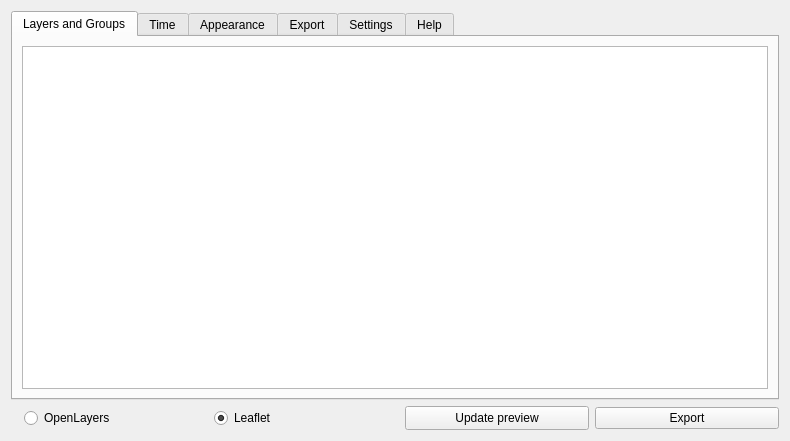
<?xml version="1.0" encoding="UTF-8"?>
<ui version="4.0">
 <class>MainDialog</class>
 <widget class="QDialog" name="MainDialog">
  <property name="geometry">
   <rect>
    <x>0</x>
    <y>0</y>
    <width>790</width>
    <height>441</height>
   </rect>
  </property>
  <property name="windowTitle">
   <string>Export to web map</string>
  </property>
  <property name="windowIcon">
   <iconset>
    <normaloff>:/plugins/qgis2web/icons/qgis2web.png</normaloff>:/plugins/qgis2web/icons/qgis2web.png</iconset>
  </property>
  <layout class="QHBoxLayout" name="horizontalLayout">
   <item>
    <layout class="QVBoxLayout" name="verticalLayout_5">
     <item>
      <widget class="QTabWidget" name="tabWidget">
       <property name="minimumSize">
        <size>
         <width>400</width>
         <height>0</height>
        </size>
       </property>
       <property name="autoFillBackground">
        <bool>true</bool>
       </property>
       <property name="currentIndex">
        <number>0</number>
       </property>
       <widget class="QWidget" name="tab_layers_and_groups">
        <attribute name="title">
         <string>Layers and Groups</string>
        </attribute>
        <layout class="QGridLayout" name="gridLayout">
         <item row="0" column="0">
          <layout class="QVBoxLayout" name="verticalLayout_10">
           <item>
            <widget class="QTreeWidget" name="layersTree">
             <property name="minimumSize">
              <size>
               <width>0</width>
               <height>0</height>
              </size>
             </property>
             <property name="frameShape">
              <enum>QFrame::StyledPanel</enum>
             </property>
             <property name="horizontalScrollBarPolicy">
              <enum>Qt::ScrollBarAsNeeded</enum>
             </property>
             <property name="alternatingRowColors">
              <bool>false</bool>
             </property>
             <property name="wordWrap">
              <bool>true</bool>
             </property>
             <attribute name="headerVisible">
              <bool>false</bool>
             </attribute>
             <attribute name="headerDefaultSectionSize">
              <number>200</number>
             </attribute>
             <column>
              <property name="text">
               <string notr="true">1</string>
              </property>
             </column>
             <column>
              <property name="text">
               <string>2</string>
              </property>
             </column>
            </widget>
           </item>
          </layout>
         </item>
        </layout>
        <zorder></zorder>
       </widget>
       <widget class="QWidget" name="tab_time">
        <attribute name="title">
         <string>Time</string>
        </attribute>
        <layout class="QHBoxLayout" name="horizontalLayout_16">
         <item>
          <layout class="QVBoxLayout" name="verticalLayout_11">
           <item>
            <widget class="QTreeWidget" name="time_tree">
             <property name="minimumSize">
              <size>
               <width>0</width>
               <height>0</height>
              </size>
             </property>
             <property name="frameShape">
              <enum>QFrame::StyledPanel</enum>
             </property>
             <property name="horizontalScrollBarPolicy">
              <enum>Qt::ScrollBarAsNeeded</enum>
             </property>
             <property name="alternatingRowColors">
              <bool>false</bool>
             </property>
             <property name="wordWrap">
              <bool>true</bool>
             </property>
             <attribute name="headerVisible">
              <bool>false</bool>
             </attribute>
             <attribute name="headerDefaultSectionSize">
              <number>200</number>
             </attribute>
             <column>
              <property name="text">
               <string notr="true">1</string>
              </property>
             </column>
             <column>
              <property name="text">
               <string>2</string>
              </property>
             </column>
            </widget>
           </item>
           <item>
            <widget class="QCheckBox" name="time_slider_range">
             <property name="text">
              <string>Slider Range</string>
             </property>
             <property name="checked">
              <bool>true</bool>
             </property>
            </widget>
           </item>
           <item>
            <widget class="QPushButton" name="time_gen_btn">
             <property name="text">
              <string>Add time</string>
             </property>
             <property name="icon">
              <iconset>
               <normaloff>icons/qgis2web.png</normaloff>icons/qgis2web.png</iconset>
             </property>
            </widget>
           </item>
          </layout>
         </item>
        </layout>
       </widget>
       <widget class="QWidget" name="tab_appearance">
        <attribute name="title">
         <string>Appearance</string>
        </attribute>
        <layout class="QHBoxLayout" name="horizontalLayout_15">
         <item>
          <layout class="QVBoxLayout" name="verticalLayout_4">
           <item>
            <widget class="QTreeWidget" name="appearanceParams">
             <property name="sizePolicy">
              <sizepolicy hsizetype="Expanding" vsizetype="Expanding">
               <horstretch>0</horstretch>
               <verstretch>0</verstretch>
              </sizepolicy>
             </property>
             <property name="minimumSize">
              <size>
               <width>0</width>
               <height>0</height>
              </size>
             </property>
             <property name="maximumSize">
              <size>
               <width>16777215</width>
               <height>16777215</height>
              </size>
             </property>
             <property name="frameShape">
              <enum>QFrame::StyledPanel</enum>
             </property>
             <property name="frameShadow">
              <enum>QFrame::Sunken</enum>
             </property>
             <property name="horizontalScrollBarPolicy">
              <enum>Qt::ScrollBarAlwaysOff</enum>
             </property>
             <property name="autoScroll">
              <bool>false</bool>
             </property>
             <attribute name="headerVisible">
              <bool>false</bool>
             </attribute>
             <attribute name="headerCascadingSectionResizes">
              <bool>false</bool>
             </attribute>
             <attribute name="headerDefaultSectionSize">
              <number>200</number>
             </attribute>
             <column>
              <property name="text">
               <string>Setting</string>
              </property>
             </column>
             <column>
              <property name="text">
               <string>Value</string>
              </property>
             </column>
            </widget>
           </item>
          </layout>
         </item>
        </layout>
       </widget>
       <widget class="QWidget" name="tab_export">
        <property name="sizePolicy">
         <sizepolicy hsizetype="Preferred" vsizetype="Preferred">
          <horstretch>0</horstretch>
          <verstretch>0</verstretch>
         </sizepolicy>
        </property>
        <attribute name="title">
         <string>Export</string>
        </attribute>
        <layout class="QVBoxLayout" name="verticalLayout">
         <item>
          <layout class="QVBoxLayout" name="verticalLayout_3">
           <item>
            <widget class="QTreeWidget" name="exportParams">
             <property name="sizePolicy">
              <sizepolicy hsizetype="Expanding" vsizetype="Expanding">
               <horstretch>0</horstretch>
               <verstretch>0</verstretch>
              </sizepolicy>
             </property>
             <property name="minimumSize">
              <size>
               <width>0</width>
               <height>0</height>
              </size>
             </property>
             <property name="maximumSize">
              <size>
               <width>16777215</width>
               <height>16777215</height>
              </size>
             </property>
             <property name="frameShape">
              <enum>QFrame::StyledPanel</enum>
             </property>
             <property name="frameShadow">
              <enum>QFrame::Sunken</enum>
             </property>
             <property name="horizontalScrollBarPolicy">
              <enum>Qt::ScrollBarAlwaysOff</enum>
             </property>
             <property name="autoScroll">
              <bool>false</bool>
             </property>
             <attribute name="headerVisible">
              <bool>false</bool>
             </attribute>
             <attribute name="headerCascadingSectionResizes">
              <bool>false</bool>
             </attribute>
             <attribute name="headerDefaultSectionSize">
              <number>200</number>
             </attribute>
             <column>
              <property name="text">
               <string>Setting</string>
              </property>
             </column>
             <column>
              <property name="text">
               <string>Value</string>
              </property>
             </column>
            </widget>
           </item>
          </layout>
         </item>
        </layout>
       </widget>
       <widget class="QWidget" name="tab_settings">
        <attribute name="title">
         <string>Settings</string>
        </attribute>
        <layout class="QHBoxLayout" name="horizontalLayout_5">
         <item>
          <layout class="QVBoxLayout" name="verticalLayout_2">
           <item>
            <widget class="QCheckBox" name="previewOnStartup">
             <property name="text">
              <string>Preview on startup</string>
             </property>
             <property name="checked">
              <bool>true</bool>
             </property>
            </widget>
           </item>
           <item>
            <widget class="QCheckBox" name="closeFeedbackOnSuccess">
             <property name="text">
              <string>Close feedback on success</string>
             </property>
             <property name="checked">
              <bool>true</bool>
             </property>
            </widget>
           </item>
           <item>
            <layout class="QHBoxLayout" name="horizontalLayout_6">
             <property name="sizeConstraint">
              <enum>QLayout::SetFixedSize</enum>
             </property>
             <item>
              <widget class="QLabel" name="previewFeatureLimitLabel">
               <property name="sizePolicy">
                <sizepolicy hsizetype="Fixed" vsizetype="Fixed">
                 <horstretch>0</horstretch>
                 <verstretch>0</verstretch>
                </sizepolicy>
               </property>
               <property name="text">
                <string>Preview feature limit per layer: </string>
               </property>
              </widget>
             </item>
             <item>
              <widget class="QLineEdit" name="previewFeatureLimit">
               <property name="sizePolicy">
                <sizepolicy hsizetype="Fixed" vsizetype="Fixed">
                 <horstretch>0</horstretch>
                 <verstretch>0</verstretch>
                </sizepolicy>
               </property>
              </widget>
             </item>
            </layout>
           </item>
          </layout>
         </item>
        </layout>
       </widget>
       <widget class="QWidget" name="tab_help">
        <property name="styleSheet">
         <string notr="true">background-color: rgb(255, 255, 255);</string>
        </property>
        <attribute name="title">
         <string>Help</string>
        </attribute>
        <layout class="QHBoxLayout" name="horizontalLayout_4">
         <item>
          <widget class="QTextBrowser" name="helpField">
           <property name="font">
            <font>
             <pointsize>11</pointsize>
            </font>
           </property>
           <property name="styleSheet">
            <string notr="true">padding: 10px;</string>
           </property>
           <property name="frameShape">
            <enum>QFrame::NoFrame</enum>
           </property>
           <property name="frameShadow">
            <enum>QFrame::Plain</enum>
           </property>
           <property name="lineWidth">
            <number>0</number>
           </property>
          </widget>
         </item>
        </layout>
       </widget>
      </widget>
     </item>
     <item>
      <layout class="QHBoxLayout" name="horizontalLayout_2" stretch="0,0,0,0,0">
       <property name="spacing">
        <number>6</number>
       </property>
       <property name="bottomMargin">
        <number>0</number>
       </property>
       <item>
        <spacer name="horizontalSpacer">
         <property name="orientation">
          <enum>Qt::Horizontal</enum>
         </property>
         <property name="sizeType">
          <enum>QSizePolicy::Fixed</enum>
         </property>
         <property name="sizeHint" stdset="0">
          <size>
           <width>13</width>
           <height>20</height>
          </size>
         </property>
        </spacer>
       </item>
       <item>
        <widget class="QRadioButton" name="ol3">
         <property name="text">
          <string>OpenLayers</string>
         </property>
         <property name="icon">
          <iconset>
           <normaloff>icons/ol.png</normaloff>icons/ol.png</iconset>
         </property>
         <property name="checked">
          <bool>false</bool>
         </property>
         <attribute name="buttonGroup">
          <string notr="true">mapFormat</string>
         </attribute>
        </widget>
       </item>
       <item>
        <widget class="QRadioButton" name="leaflet">
         <property name="text">
          <string>Leaflet</string>
         </property>
         <property name="icon">
          <iconset>
           <normaloff>icons/leaflet.png</normaloff>icons/leaflet.png</iconset>
         </property>
         <property name="checked">
          <bool>true</bool>
         </property>
         <attribute name="buttonGroup">
          <string notr="true">mapFormat</string>
         </attribute>
        </widget>
       </item>
       <item>
        <widget class="QPushButton" name="buttonPreview">
         <property name="minimumSize">
          <size>
           <width>0</width>
           <height>24</height>
          </size>
         </property>
         <property name="text">
          <string>Update preview</string>
         </property>
         <property name="icon">
          <iconset>
           <normaloff>:/plugins/qgis2web/icons/preview.gif</normaloff>:/plugins/qgis2web/icons/preview.gif</iconset>
         </property>
        </widget>
       </item>
       <item>
        <widget class="QPushButton" name="buttonExport">
         <property name="text">
          <string>Export</string>
         </property>
         <property name="icon">
          <iconset>
           <normaloff>:/plugins/qgis2web/icons/qgis2web.png</normaloff>:/plugins/qgis2web/icons/qgis2web.png</iconset>
         </property>
        </widget>
       </item>
      </layout>
     </item>
    </layout>
   </item>
   <item>
    <layout class="QVBoxLayout" name="right_layout"/>
   </item>
  </layout>
 </widget>
 <resources/>
 <connections/>
 <buttongroups>
  <buttongroup name="mapFormat"/>
 </buttongroups>
</ui>
